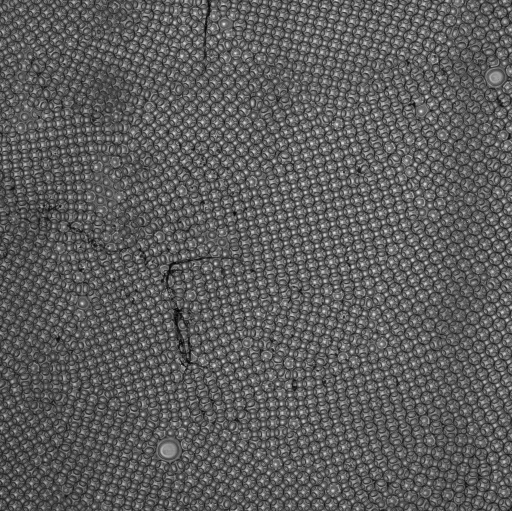
#> input picture 4_1_2023_Fluor/BF/Image20h.png, 1024 x 1022 px (shown at 1/2 size); its folder holds 4 pictures in this run
$ python SegmentBF.py
#> lines starting #> are read from the running program, lines starting #| are printed output that depends on the picture
import numpy as np
import scipy.ndimage
import seaborn
from scipy.ndimage import binary_fill_holes
import skimage
from PIL import Image
from pathlib import Path
import matplotlib.pyplot as plt

rootPath = Path(r"C:\Users\jonoj\Documents\Fluorescence2\BF")


def Segment(i):
    # Segmentation algorithm is slightly different depending on if we are dealing with a droplet bilayer.
    segmentOverlap = [False,
                      True,
                      False,
                      True,
                      False,
                      False,
                      True,
                      True]
    toSegment = list(rootPath.iterdir())
    SegmentMonolayer(toSegment[i])
    # [21 lines of commented-out code are left out]


def SegmentMonolayer(path):
    image = np.asarray(Image.open(path).convert(mode="L"))
#> image is the input picture: shape (1022, 1024); min 0, max 255, mean 92.6
    thresholded = skimage.feature.canny(image, 2, low_threshold=0, high_threshold=20)
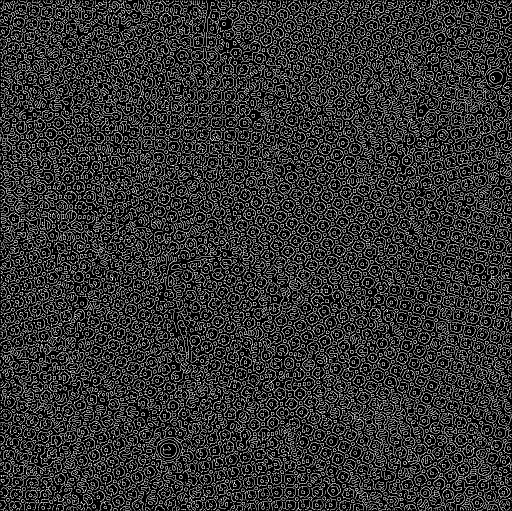
#> thresholded: shape (1022, 1024) bool (shown at 1/2 size); 20.1% white in thin lines or dots
    radius = 10
    hough = skimage.transform.hough_circle(thresholded, radius)
    accums, cxs, cys, radii = skimage.transform.hough_circle_peaks(hough, [radius], threshold=0.5*np.max(hough), min_xdistance=int(radius*1.5),
                                                                   min_ydistance=int(radius*1.5))
#> accums = 1402 values, max 0.672 at index 0, min 0.344 at index 1400, mean 0.455; cxs = 1402 values, max 1019 at index 1355, min 2 at index 880, mean 511.5; cys = 1402 values, max 1013 at index 1346, min 9 at index 1037, mean 505.2; radii = 1402 values from 10 to 10

    segmented = np.zeros_like(thresholded)
    for cx, cy in zip(cxs, cys):
        radius = 6
        if cx-radius < 0 or cy-radius < 0 or cx+radius >= segmented.shape[0] or cy+radius >= segmented.shape[0]:
            continue
        segmented[skimage.draw.circle_perimeter(cy, cx, radius)] = True
#> this loop made 1402 passes
#> (cx, cy) on passes 1 to 3: (849, 841), (819, 884), (842, 819)
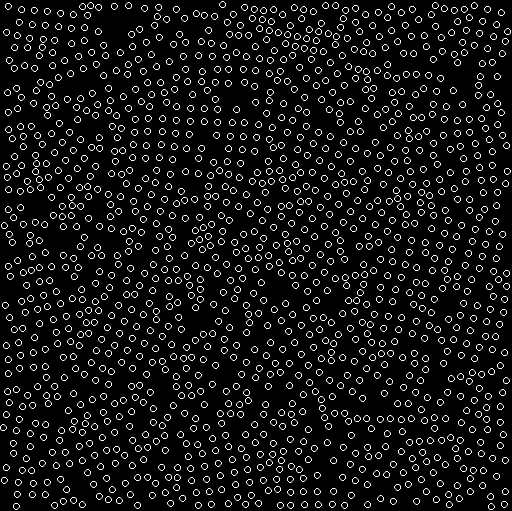
#> segmented: shape (1022, 1024) bool (shown at 1/2 size); 4.3% white in thin lines or dots

    # [14 lines of commented-out code are left out]
    Preview(image, segmented)


fig, axsAll = plt.subplots(2, 3, sharex='all', sharey='all')
axs = (x for x in axsAll.flatten())


def Preview(imageNP, segmentedNP):
    overlay = np.stack([(imageNP.astype(float) * 0.5).astype(np.uint8)] * 3, axis=-1)
    overlay[segmentedNP, 1] = 255
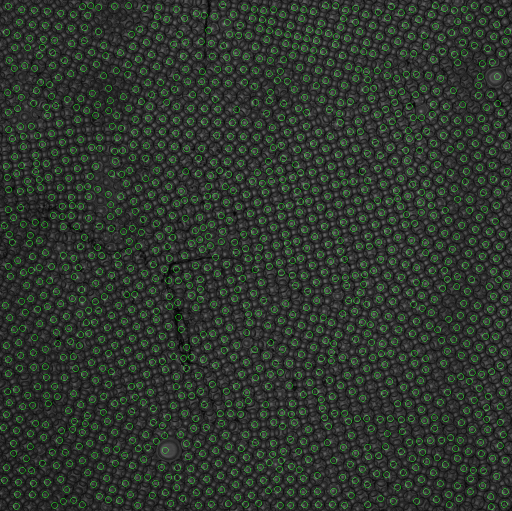
#> overlay: shape (1022, 1024, 3) (shown at 1/2 size); mean of channels 0, 1, 2 46.1, 54.9, 46.1; drawn as R, G, B
    plt.sca(next(axs))
    plt.imshow(imageNP, cmap="gray", interpolation="nearest")
    plt.sca(next(axs))
    plt.imshow(segmentedNP, cmap="gray", interpolation="nearest")
    plt.sca(next(axs))
    plt.imshow(overlay)


Segment(0)
Segment(2)
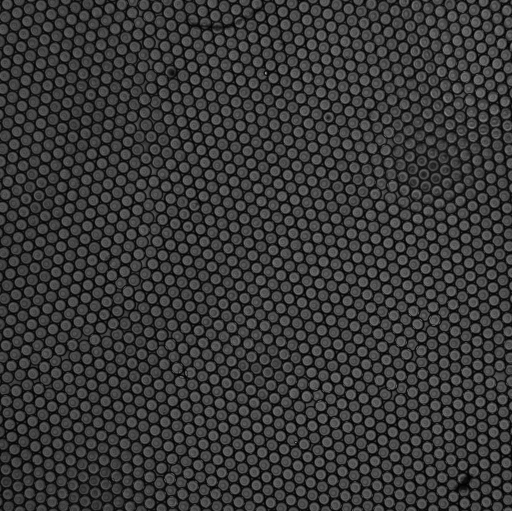
#> input picture 4_1_2023_Fluor/BF/Inlet1.png, 1024 x 1022 px (shown at 1/2 size)
#> in SegmentMonolayer, image is the input picture: shape (1022, 1024); min 0, max 255, mean 54.8
#> in SegmentMonolayer (call 2), `thresholded = skimage.feature.canny(image, 2, low_threshold=0, high_th..`:
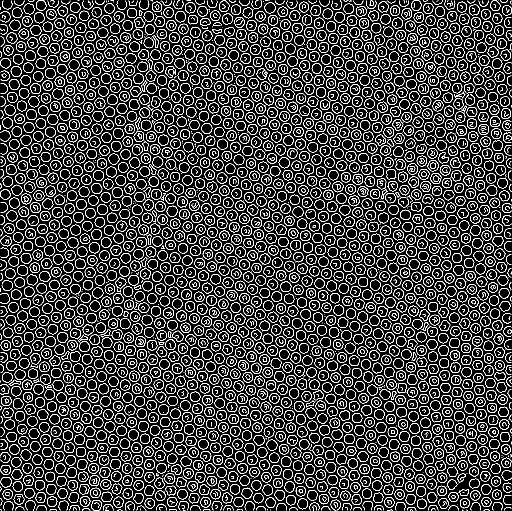
#> thresholded: shape (1022, 1024) bool (shown at 1/2 size); 15.6% white in thin lines or dots
#> in SegmentMonolayer (call 2), `accums, cxs, cys, radii = skimage.transform.hough_circle_peaks(hough, ..`: accums = 1816 values, max 0.984 at index 0, min 0.5 at index 1798, mean 0.731; cxs = 1816 values, max 1021 at index 1804, min 5 at index 1631, mean 511.8; cys = 1816 values, max 1020 at index 1802, min 2 at index 1815, mean 509.9; radii = 1816 values from 10 to 10
#> the loop in SegmentMonolayer (call 2), `for cx, cy in zip(cxs, cys):` made 1816 passes
#> (cx, cy) on passes 1 to 3: (279, 802), (456, 405), (399, 526)
#> after the loop in SegmentMonolayer (call 2), `for cx, cy in zip(cxs, cys):`:
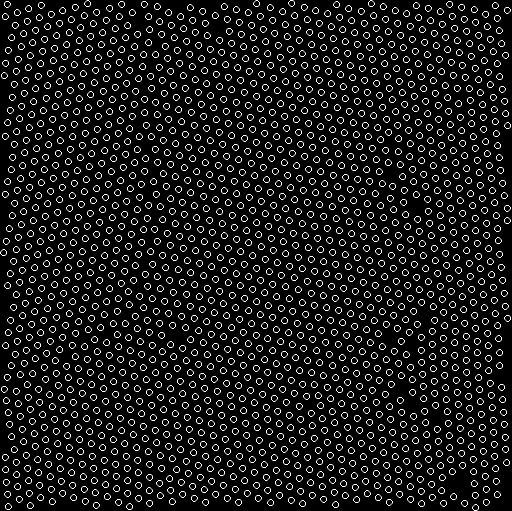
#> segmented: shape (1022, 1024) bool (shown at 1/2 size); 5.5% white in thin lines or dots
#> in Preview (call 2), `overlay[segmentedNP, 1] = 255`:
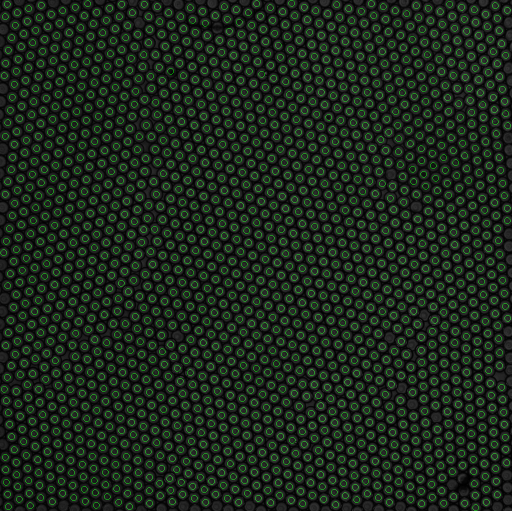
#> overlay: shape (1022, 1024, 3) (shown at 1/2 size); mean of channels 0, 1, 2 27.1, 39.1, 27.1; drawn as R, G, B

for ax in axsAll.flatten():
    ax.set_xticklabels([])
    ax.set_yticklabels([])
    ax.axis('off')
    ax.set_aspect('equal')
fig.subplots_adjust(wspace=0, hspace=0)
plt.tight_layout()
plt.show()
